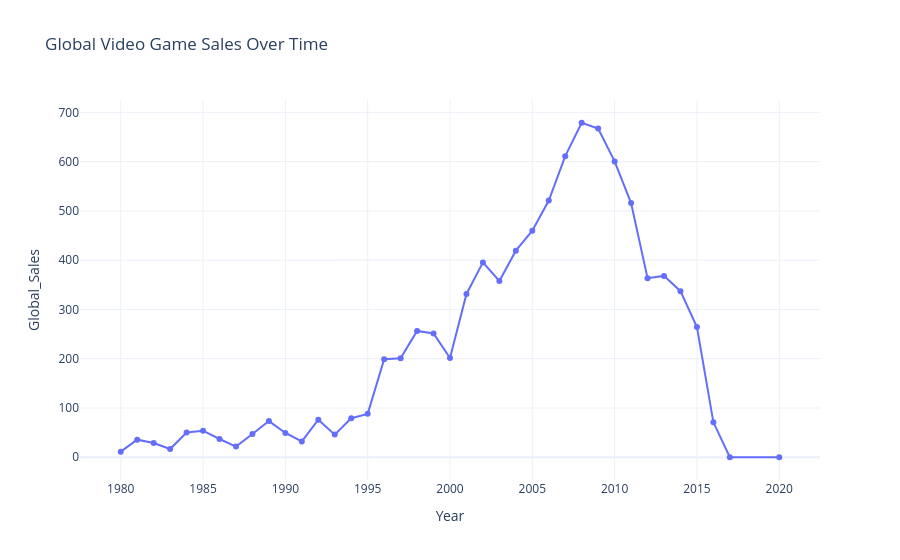

Here is the notebook cell this chart was saved with:
### Markdown cell above
## 2.How has global video game sales changed over time?

### Code cell
year_sales = (
    df.groupby("Year")["Global_Sales"]
      .sum()
      .reset_index()
)

fig = px.line(
    year_sales,
    x="Year",
    y="Global_Sales",
    markers=True,
    title="Global Video Game Sales Over Time"
)

fig.update_layout(template="plotly_white")

fig.show()

### Figure 1 — Plotly figure (JSON) as saved in the notebook; plotly's stock layout.template omitted (floating-point values rounded to 4 significant figures)
{"data": [{"hovertemplate": "Year=%{x}<br>Global_Sales=%{y}<extra></extra>", "legendgroup": "", "line": {"color": "#636efa", "dash": "solid"}, "marker": {"symbol": "circle"}, "mode": "lines+markers", "name": "", "orientation": "v", "showlegend": false, "type": "scatter", "x": [1980, 1981, 1982, 1983, 1984, 1985, 1986, 1987, 1988, 1989, 1990, 1991, 1992, 1993, 1994, 1995, 1996, 1997, 1998, 1999, 2000, 2001, 2002, 2003, 2004, 2005, 2006, 2007, 2008, 2009, 2010, 2011, 2012, 2013, 2014, 2015, 2016, 2017, 2020], "xaxis": "x", "y": [11.38, 35.77, 28.86, 16.79, 50.36, 53.94, 37.07, 21.74, 47.22, 73.45, 49.39, 32.23, 76.16, 45.98, 79.17, 88.11, 199.2, 201.0, 256.5, 251.3, 201.6, 331.5, 395.5, 357.9, 419.3, 459.9, 521.0, 611.1, 678.9, 667.3, 600.5, 516.0, 363.5, 368.1, 337.1, 264.4, 70.93, 0.05, 0.29], "yaxis": "y"}], "layout": {"legend": {"tracegroupgap": 0}, "title": {"text": "Global Video Game Sales Over Time"}, "xaxis": {"anchor": "y", "domain": [0, 1], "title": {"text": "Year"}}, "yaxis": {"anchor": "x", "domain": [0, 1], "title": {"text": "Global_Sales"}}}}
